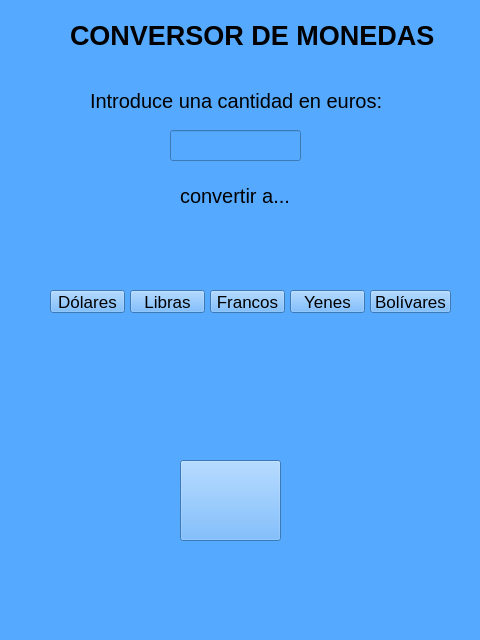
<?xml version="1.0" encoding="UTF-8"?>
<ui version="4.0">
 <class>MainWindow</class>
 <widget class="QMainWindow" name="MainWindow">
  <property name="geometry">
   <rect>
    <x>0</x>
    <y>0</y>
    <width>480</width>
    <height>640</height>
   </rect>
  </property>
  <property name="windowTitle">
   <string>MainWindow</string>
  </property>
  <property name="styleSheet">
   <string notr="true">background-color: rgb(85, 170, 255);</string>
  </property>
  <widget class="QWidget" name="centralwidget">
   <widget class="QLabel" name="label">
    <property name="geometry">
     <rect>
      <x>90</x>
      <y>70</y>
      <width>311</width>
      <height>61</height>
     </rect>
    </property>
    <property name="font">
     <font>
      <pointsize>15</pointsize>
      <weight>50</weight>
      <bold>false</bold>
     </font>
    </property>
    <property name="text">
     <string>Introduce una cantidad en euros:</string>
    </property>
   </widget>
   <widget class="QLineEdit" name="entrada_euros">
    <property name="geometry">
     <rect>
      <x>170</x>
      <y>130</y>
      <width>131</width>
      <height>31</height>
     </rect>
    </property>
    <property name="font">
     <font>
      <pointsize>18</pointsize>
     </font>
    </property>
   </widget>
   <widget class="QLabel" name="lbl_resultado">
    <property name="geometry">
     <rect>
      <x>170</x>
      <y>340</y>
      <width>171</width>
      <height>91</height>
     </rect>
    </property>
    <property name="font">
     <font>
      <pointsize>20</pointsize>
     </font>
    </property>
    <property name="text">
     <string/>
    </property>
   </widget>
   <widget class="QLabel" name="label_2">
    <property name="geometry">
     <rect>
      <x>180</x>
      <y>180</y>
      <width>121</width>
      <height>31</height>
     </rect>
    </property>
    <property name="font">
     <font>
      <pointsize>15</pointsize>
     </font>
    </property>
    <property name="text">
     <string>convertir a...</string>
    </property>
   </widget>
   <widget class="QPushButton" name="btn_convertir_dolares">
    <property name="geometry">
     <rect>
      <x>50</x>
      <y>290</y>
      <width>75</width>
      <height>23</height>
     </rect>
    </property>
    <property name="font">
     <font>
      <pointsize>13</pointsize>
     </font>
    </property>
    <property name="text">
     <string>Dólares</string>
    </property>
   </widget>
   <widget class="QPushButton" name="btn_convertir_libras">
    <property name="geometry">
     <rect>
      <x>130</x>
      <y>290</y>
      <width>75</width>
      <height>23</height>
     </rect>
    </property>
    <property name="font">
     <font>
      <pointsize>13</pointsize>
     </font>
    </property>
    <property name="text">
     <string>Libras</string>
    </property>
   </widget>
   <widget class="QPushButton" name="btn_convertir_francos">
    <property name="geometry">
     <rect>
      <x>210</x>
      <y>290</y>
      <width>75</width>
      <height>23</height>
     </rect>
    </property>
    <property name="font">
     <font>
      <pointsize>13</pointsize>
     </font>
    </property>
    <property name="text">
     <string>Francos</string>
    </property>
   </widget>
   <widget class="QPushButton" name="btn_convertir_yenes">
    <property name="geometry">
     <rect>
      <x>290</x>
      <y>290</y>
      <width>75</width>
      <height>23</height>
     </rect>
    </property>
    <property name="font">
     <font>
      <pointsize>13</pointsize>
     </font>
    </property>
    <property name="text">
     <string>Yenes</string>
    </property>
   </widget>
   <widget class="QPushButton" name="btn_convertir_bolivares">
    <property name="geometry">
     <rect>
      <x>370</x>
      <y>290</y>
      <width>81</width>
      <height>23</height>
     </rect>
    </property>
    <property name="font">
     <font>
      <pointsize>13</pointsize>
     </font>
    </property>
    <property name="text">
     <string>Bolívares</string>
    </property>
   </widget>
   <widget class="QLabel" name="label_3">
    <property name="geometry">
     <rect>
      <x>60</x>
      <y>220</y>
      <width>61</width>
      <height>61</height>
     </rect>
    </property>
    <property name="styleSheet">
     <string notr="true">border-image: url(:/iconos/USA.png);</string>
    </property>
    <property name="text">
     <string/>
    </property>
   </widget>
   <widget class="QLabel" name="label_4">
    <property name="geometry">
     <rect>
      <x>140</x>
      <y>220</y>
      <width>61</width>
      <height>61</height>
     </rect>
    </property>
    <property name="styleSheet">
     <string notr="true">border-image: url(:/iconos/UK.png);</string>
    </property>
    <property name="text">
     <string/>
    </property>
   </widget>
   <widget class="QLabel" name="label_5">
    <property name="geometry">
     <rect>
      <x>220</x>
      <y>220</y>
      <width>61</width>
      <height>61</height>
     </rect>
    </property>
    <property name="styleSheet">
     <string notr="true">border-image: url(:/iconos/SZ.png);</string>
    </property>
    <property name="text">
     <string/>
    </property>
   </widget>
   <widget class="QLabel" name="label_6">
    <property name="geometry">
     <rect>
      <x>300</x>
      <y>220</y>
      <width>61</width>
      <height>61</height>
     </rect>
    </property>
    <property name="styleSheet">
     <string notr="true">border-image: url(:/iconos/JP.png);</string>
    </property>
    <property name="text">
     <string/>
    </property>
   </widget>
   <widget class="QLabel" name="label_7">
    <property name="geometry">
     <rect>
      <x>380</x>
      <y>220</y>
      <width>61</width>
      <height>61</height>
     </rect>
    </property>
    <property name="styleSheet">
     <string notr="true">border-image: url(:/iconos/VZLA.png);</string>
    </property>
    <property name="text">
     <string/>
    </property>
   </widget>
   <widget class="QPushButton" name="btn_reset">
    <property name="geometry">
     <rect>
      <x>180</x>
      <y>460</y>
      <width>101</width>
      <height>81</height>
     </rect>
    </property>
    <property name="styleSheet">
     <string notr="true">border-image: url(:/iconos/reset.png);</string>
    </property>
    <property name="text">
     <string/>
    </property>
   </widget>
   <widget class="QLabel" name="label_8">
    <property name="geometry">
     <rect>
      <x>70</x>
      <y>20</y>
      <width>371</width>
      <height>31</height>
     </rect>
    </property>
    <property name="font">
     <font>
      <pointsize>20</pointsize>
      <weight>75</weight>
      <bold>true</bold>
     </font>
    </property>
    <property name="text">
     <string>CONVERSOR DE MONEDAS</string>
    </property>
   </widget>
  </widget>
  <widget class="QStatusBar" name="statusbar"/>
 </widget>
 <resources>
  <include location="iconos/usa.qrc"/>
 </resources>
 <connections/>
</ui>
